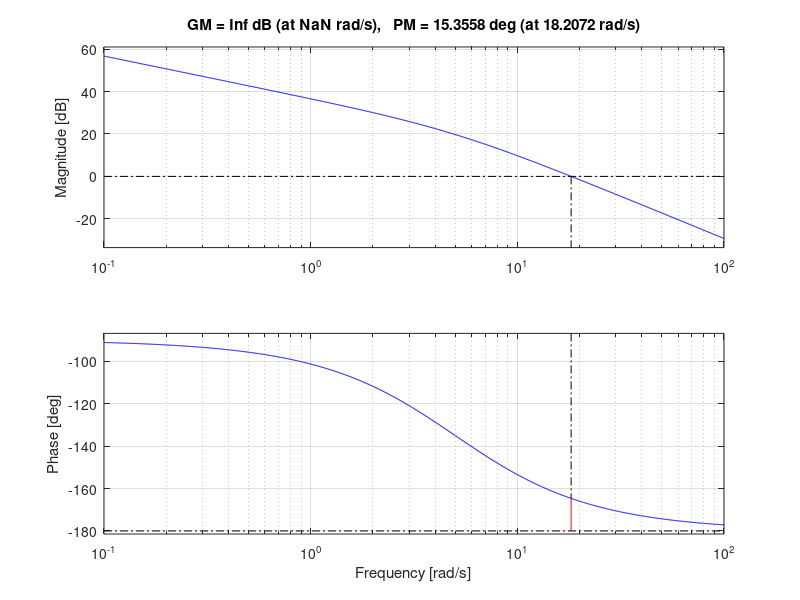
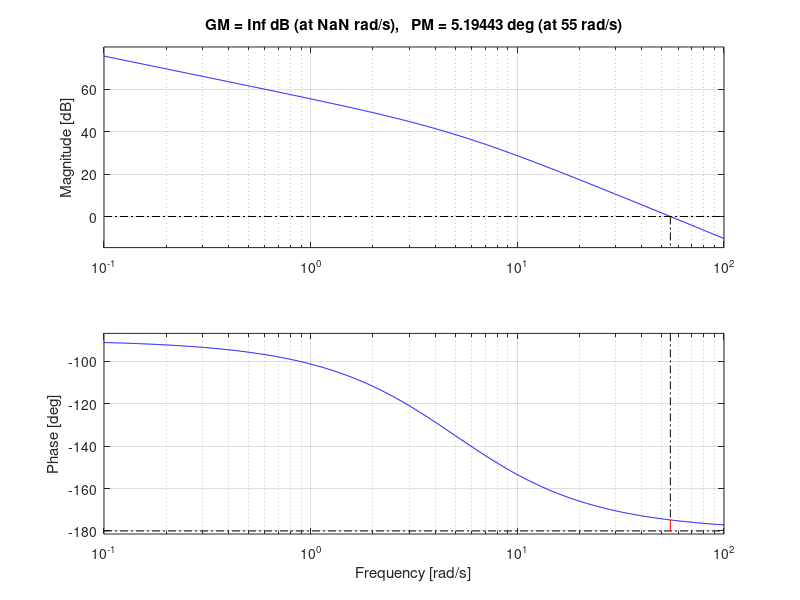
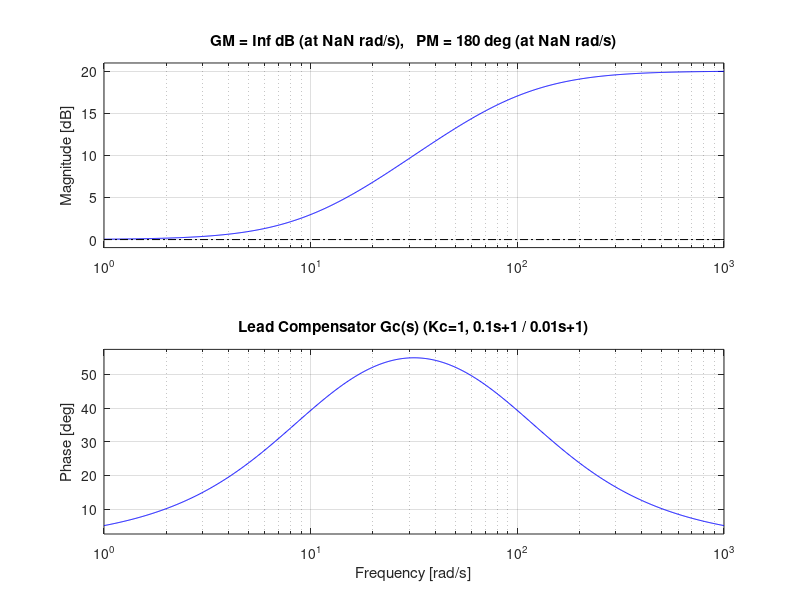
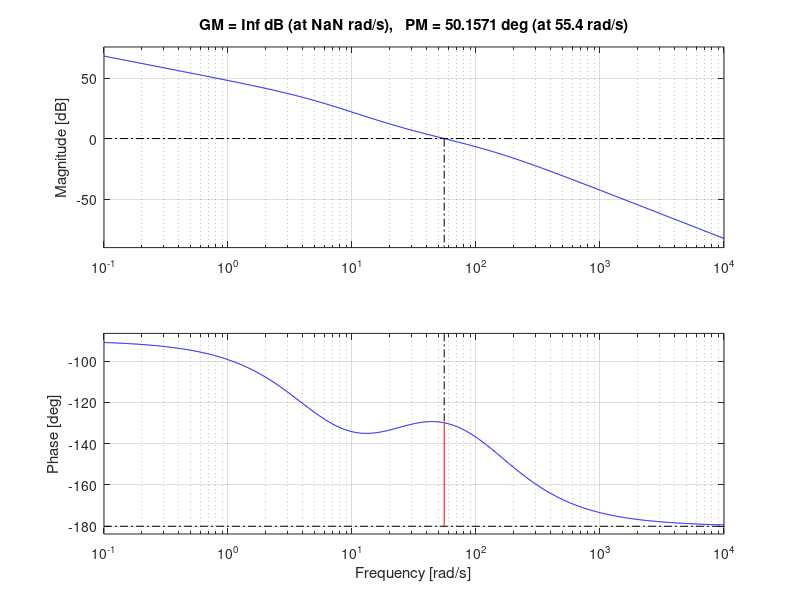

These charts were generated, in order, by the following MATLAB code: (Note: this script raises an error after producing the figures.)
% Prelab Lab 6 — Lead Controller Design
% Reproduce the numbers and plots from the prelab answers.

clear; close all; clc;
Kpot = 10/(2*pi);
K = 18;
Kamp = 2.4;
tau_m = 0.2;
Kp = Kpot*Kamp*K; % motor DC gain product
fprintf('Kp = %.8f\n', Kp);

s = tf('s');

%% (b) Uncompensated L(s) with Kc = 1
Kc = 1;
L_unc = Kc * (Kp) / ( s * (tau_m*s + 1) );
figure();
margin(L_unc); % returns gain margin, phase margin

% numerical values reported in prelab:
% wc ~ 18.21 rad/s, PM ~ 15.36 deg

%% increase Kc (pure gain) to get omega_c_target = 55 rad/s (uncompensated)
omega_target = 55;
% compute Kc required numerically
% Use margin on L_unc*Kc to find Kc such that magnitude at omega_target is 1
mag_at_target = abs(freqresp(L_unc, omega_target));
Kc_needed = 1 / mag_at_target;
fprintf('Pure-gain Kc needed for wc=55: Kc = %.6f\n', Kc_needed);



L_gain55 = Kc_needed * (Kp) / ( s * (tau_m*s + 1) );
figure();
margin(L_gain55);

%% (c) Plot example lead compensator Gc(s) = (0.1 s + 1)/(0.01 s + 1), Kc=1
Gc_example = (0.1*s + 1)/(0.01*s + 1);
figure; margin(Gc_example); grid on; title('Lead Compensator Gc(s) (Kc=1, 0.1s+1 / 0.01s+1)');

%% (d) Design lead compensator (my design)
% Chosen target: wc = 55 rad/s, desired lead ~ 45 deg, hence:
phi_max = 45*(pi/180); % rad
alpha = (1 - sin(phi_max)) / (1 + sin(phi_max)); % alpha < 1 for lead
omega_c = 55.4;
tau = 1/(omega_c * sqrt(alpha));
tau_z = tau;
tau_p = alpha * tau;
% compute Kc to make magnitude unity at wc
Gc_template = (tau_z*s + 1)/(tau_p*s + 1); % without Kc
mag_at_wc = abs(freqresp(Gc_template * (Kp) / ( s * (tau_m*s + 1) ), omega_c));
Kc_design = 1 / mag_at_wc;
fprintf('Lead design params:\n alpha=%.6f, tau_z=%.6e, tau_p=%.6e, Kc=%.6f\n', alpha, tau_z, tau_p, Kc_design);

Gc_design = Kc_design * (tau_z*s + 1)/(tau_p*s + 1);
L_comp = Gc_design * (Kp) / ( s * (tau_m*s + 1) );
figure; bode(L_comp); grid on; title('Compensated open-loop L_{comp}(j\omega)');
margin(L_comp);


% Closed-loop and step response
Tcl = feedback(L_comp, 1);
figure; step(Tcl); grid on; title('High DC Gain Lead Compensator Step Response');
stepinfo(Tcl)

% Root locus of the final design while varying the compensator gain Kc (0 to inf)
figure; rlocus( ( (tau_z*s + 1)/(tau_p*s + 1) ) * (Kp) / ( s * (tau_m*s + 1) ) );
title('Root locus of High DC Gain Compensator');

%% (e) Low DC gain controller verification
Gc_low = 0.40 * ( s/2.3 + 1 ) / ( s/92 + 1 );
L_low = Gc_low * (Kp) / ( s * (tau_m*s + 1) );
figure; bode(L_low); grid on; title('Low DC gain open-loop L_{low}');
margin(L_low);


Tcl_low = feedback(L_low, 1);
figure; step(Tcl_low); grid on; title('Closed-loop step response of low DC gain controller');
stepinfo(Tcl_low)
